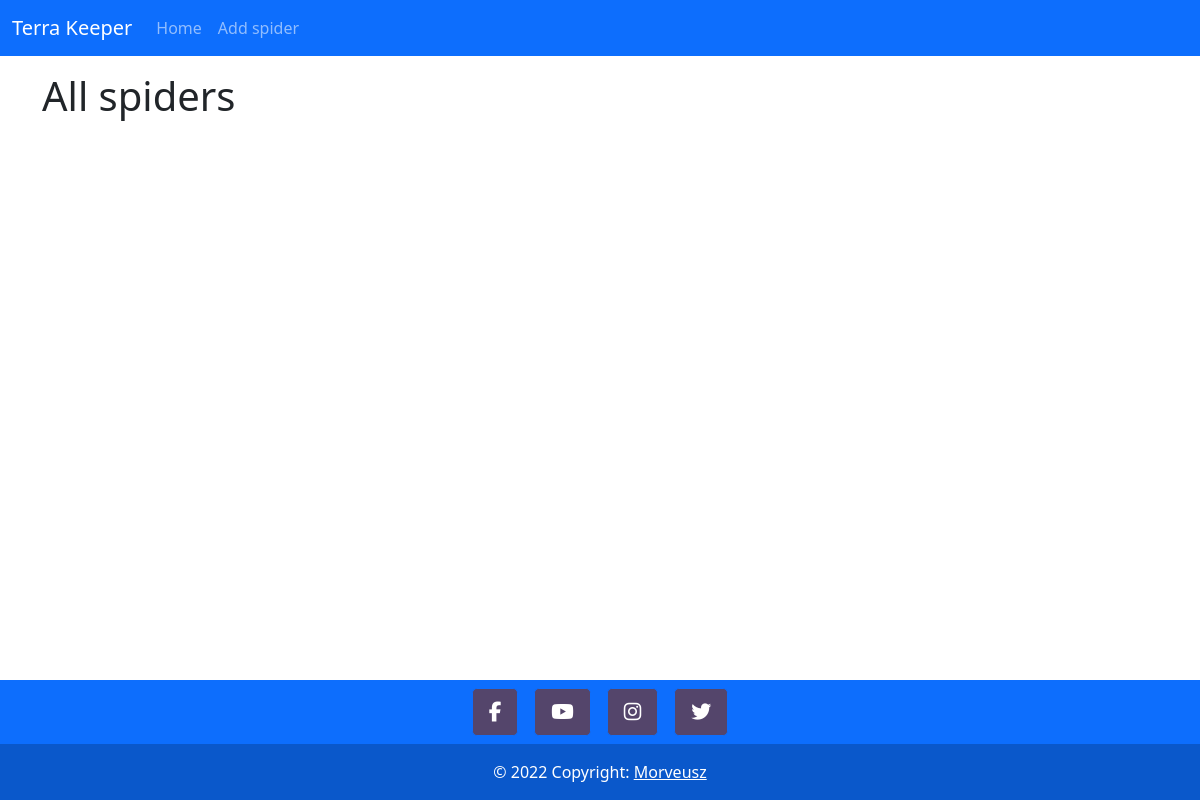
Before: / with the older database file.
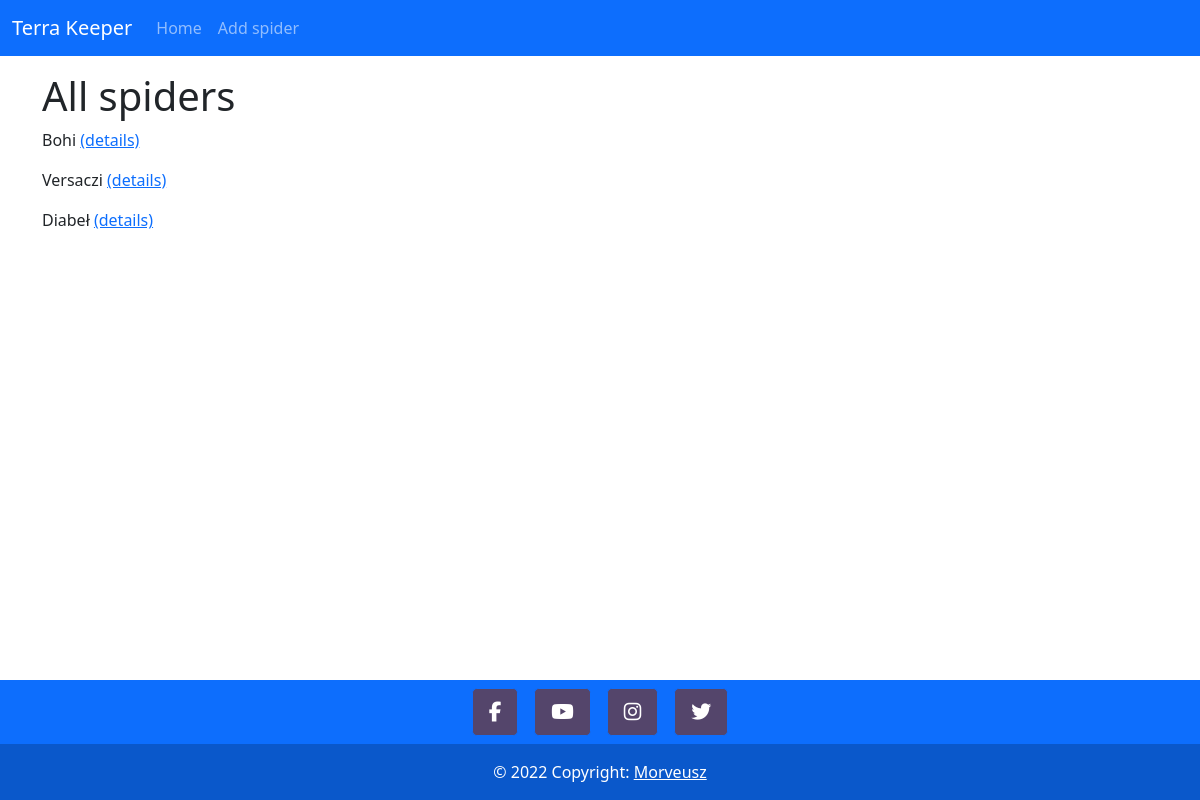
After: the same page with the newer database file.
### spiders/models.py (models this page shows, shortened)
class Spider(models.Model):
    genus = models.CharField(max_length=200)
    species = models.CharField(max_length=200)
    name = models.CharField(max_length=200)
    molt = models.IntegerField(blank=True, null=True)
    size = models.FloatField(blank=True, null=True)
    added = models.DateField(auto_now=True)
    id = models.UUIDField(default=uuid.uuid4, unique=True, primary_key=True, editable=False)

### spiders/views.py (the view)
# urls.py: path('', views.spiders, name="spiders"),
def spiders(request):
    spiders = Spider.objects.all()
    context = {'spiders': spiders}
    return render(request, 'spiders/index.html', context)

### spiders/templates/spiders/index.html
{% extends 'main.html' %}
{% block content %}
    <h1>All spiders</h1>
    {% for spider in spiders %}
    <p>{{ spider.name }} <a href="{% url 'spider-details' spider.id %}">(details)</a></p>
    {% endfor %}
{% endblock %}

### templates/main.html (shortened to what this page needs)
<!DOCTYPE html>
<html lang="en">
  <head>
    <link
      href="https://cdn.jsdelivr.net/npm/bootstrap@5.0.2/dist/css/bootstrap.min.css"
      rel="stylesheet"
    />
  </head>
  <body>
    {% include 'navbar.html' %}
    <main class="container">{% block content %} {% endblock content %}</main>
    {% include 'footer.html' %}
  </body>
</html>

### templates/navbar.html (shortened to what this page needs)
<nav class="navbar navbar-dark bg-primary navbar-expand-lg mb-3">
  <div class="container-fluid">
    <a class="navbar-brand" href="{% url 'spiders' %}">Terra Keeper</a>
    <div class="collapse navbar-collapse" id="navbarNav">
      <ul class="navbar-nav">
        <li class="nav-item">
          <a class="nav-link" href="{% url 'spiders' %}">Home</a>
        </li>
        <li class="nav-item">
          <a class="nav-link" href="{% url 'spider-new' %}">Add spider</a>
        </li>
      </ul>
    </div>
  </div>
</nav>

### templates/footer.html
<footer class="text-center text-lg-start fixed-bottom bg-primary">
  <div class="container d-flex justify-content-center py-2">
    <button type="button" class="btn btn-primary btn-lg btn-floating mx-2" style="background-color: #54456b">
      <i class="fab fa-facebook-f"></i>
    </button>
    <button type="button" class="btn btn-primary btn-lg btn-floating mx-2" style="background-color: #54456b">
      <i class="fab fa-youtube"></i>
    </button>
    <button type="button" class="btn btn-primary btn-lg btn-floating mx-2" style="background-color: #54456b">
      <i class="fab fa-instagram"></i>
    </button>
    <button type="button" class="btn btn-primary btn-lg btn-floating mx-2" style="background-color: #54456b">
      <i class="fab fa-twitter"></i>
    </button>
  </div>
  <div class="text-center text-white p-3" style="background-color: rgba(0, 0, 0, 0.2)">
    © 2022 Copyright:
    <a class="text-white" target="_blank" href="https://github.com/morveusz93">Morveusz</a>
  </div>
</footer>

Changed rows visible on the page:
added Spider: name "Bohi"
added Spider: name "Versaczi"
added Spider: name "Diabeł"
